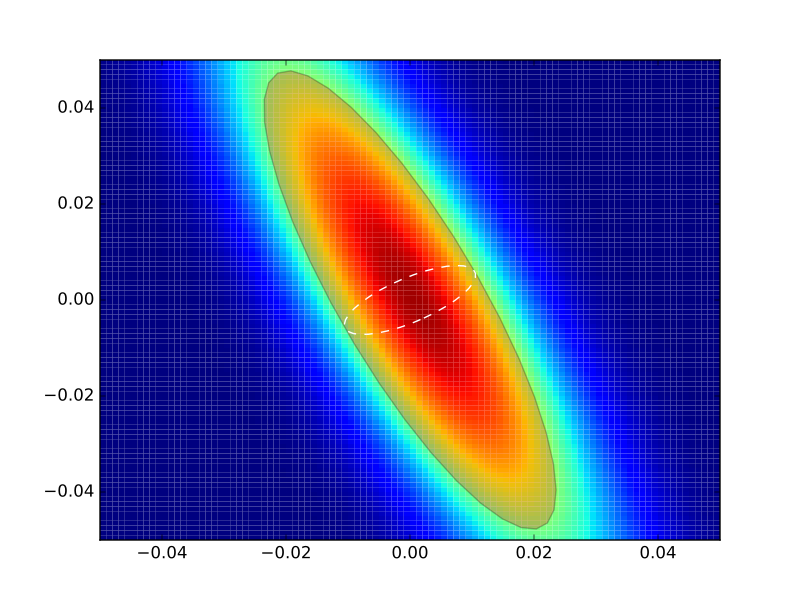

Reproduce this figure in Python.
import numpy as np
import matplotlib.pyplot as plt
from matplotlib import cm
from neutronpy.resolution import Instrument, Sample
from neutronpy.functions import resolution

EXP = Instrument()

hkle = [1., 1., 0., 5.]
EXP.calc_projections(hkle)

x, y = np.meshgrid(np.linspace(-0.05, 0.05, 101), np.linspace(-0.05, 0.05, 101), sparse=True)

R0, RMxx, RMyy, RMxy = EXP.get_resolution_params(hkle, 'QxQy', mode='project')
p = np.array([0., 0., 1., 0, 0, R0, RMxx, RMyy, RMxy])
z = resolution(p, (x, y))

fig = plt.figure(facecolor='w', edgecolor='k')

plt.pcolormesh(x, y, z, cmap=cm.jet)

[x1, y1] = EXP.projections['QxQy'][:, :, 0]
plt.fill(x1, y1, 'r', alpha=0.25)
[x1, y1] = EXP.projections['QxQySlice'][:, :, 0]
plt.plot(x1, y1, 'w--')

plt.xlim(-0.05, 0.05)
plt.ylim(-0.05, 0.05)

plt.show()
